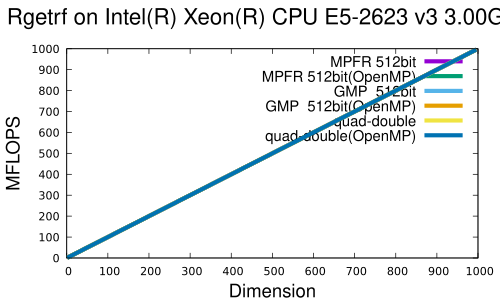

The script that drew this image:
set xlabel font "Helvetica,20"
set ylabel font "Helvetica,20"
set key font "Helvetica,16"
set title font "Helvetica,24"
set title "Rgetrf on Intel(R) Xeon(R) CPU E5-2623 v3 @ 3.00GHz "
set xlabel "Dimension"
set ylabel "MFLOPS"
#set terminal postscript eps color enhanced
set terminal pdf

plot \
"log.Rgemm.mpfr"            using 1:2 title 'MPFR 512bit'            with lines linewidth 6, \
"log.Rgemm.mpfr_opt"        using 1:2 title 'MPFR 512bit(OpenMP)'    with lines linewidth 6, \
"log.Rgemm.gmp"             using 1:2 title 'GMP  512bit'            with lines linewidth 6, \
"log.Rgemm.gmp_opt"         using 1:2 title 'GMP  512bit(OpenMP)'    with lines linewidth 6, \
"log.Rgemm.qd"              using 1:2 title 'quad-double'            with lines linewidth 6, \
"log.Rgemm.qd_opt"	    using 1:2 title 'quad-double(OpenMP)'    with lines linewidth 6
